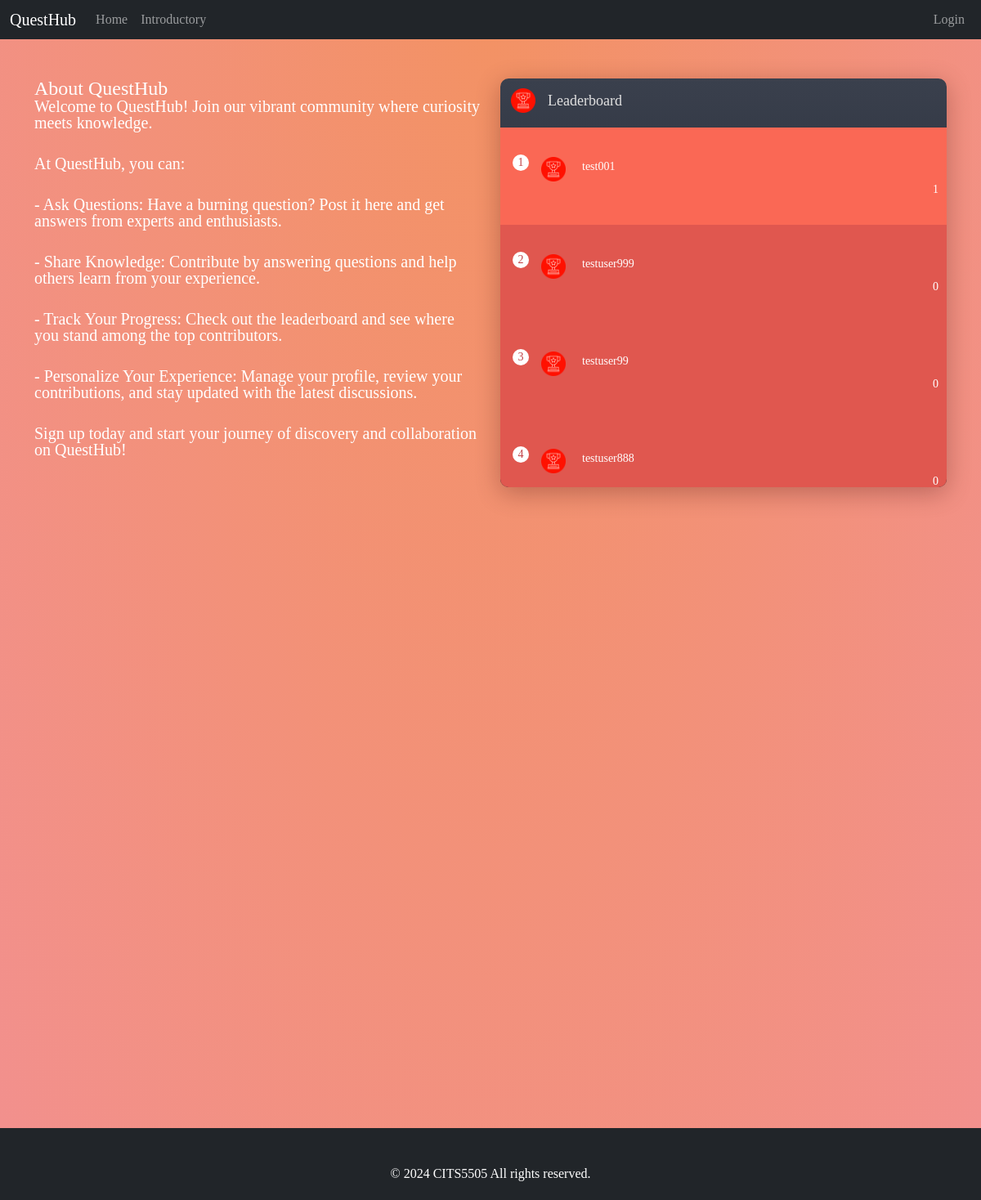
The page / on the database its author committed.
### model/database/db.py (models this page shows)
class User(db.Model):
    __tablename__='user'
    id = db.Column(db.Integer, primary_key=True)
    username = db.Column(db.String(80), unique=True, nullable=False,index=True)
    email = db.Column(db.String(120), unique=True, nullable=False,index=True)
    password = db.Column(db.String(256))
    money=db.Column(db.Integer,default=0)
    photopath=db.Column(db.String(120),nullable=False,default='default.png')

### app/routes.py (the view)
@main.route('/')
def index():
    users = User.query.order_by(User.money.desc()).all()
    return render_template('leaderboard.html', users=users)

### app/templates/leaderboard.html (shortened to what this page needs)
{% extends "base.html" %}
{% block content %}
    <div class="container mt-5 pt-5">
        <div class="row">
            <div class="col-lg-6 mb-5">
                <h1 class="extra-large-text">About QuestHub</h1>
                <p class="large-text" style="margin-bottom: 1.5em;">Welcome to QuestHub! Join our vibrant community where curiosity meets knowledge.</p>
                <p class="large-text" style="margin-bottom: 1.5em;">At QuestHub, you can:</p>
                <p class="large-text" style="margin-bottom: 1.5em;">- <strong>Ask Questions:</strong> Have a burning question? Post it here and get answers from experts and enthusiasts.</p>
                <p class="large-text" style="margin-bottom: 1.5em;">- <strong>Share Knowledge:</strong> Contribute by answering questions and help others learn from your experience.</p>
                <p class="large-text" style="margin-bottom: 1.5em;">- <strong>Track Your Progress:</strong> Check out the leaderboard and see where you stand among the top contributors.</p>
                <p class="large-text" style="margin-bottom: 1.5em;">- <strong>Personalize Your Experience:</strong> Manage your profile, review your contributions, and stay updated with the latest discussions.</p>
                <p class="large-text" style="margin-bottom: 1.5em;">Sign up today and start your journey of discovery and collaboration on QuestHub!</p>
            </div>
            <div class="col-lg-6">
                <div class="leaderboard" style="height: 500px; overflow-y: scroll;">
                    <h1 class="d-flex align-items-center extra-large-text">
                        <img src="../static/images/champ.png" alt="" width="30" height="30"/>
                        <div style="margin-left: 15px;">Leaderboard</div>
                    </h1>
                    <ol class="large-text">
                        {% for user in users %}
                            <li>
                                <img src="{{ url_for('static',filename='photo/'+user.photopath) }}" alt="User Avatar"
                                     width="30"
                                     height="30" style="margin-right: 10px;">
                                <mark style="position: absolute;left: 50px;top:5px;">{{ user.username }}</mark>
                                <small>{{ user.money }}</small>
                            </li>
                        {% endfor %}
                    </ol>
                </div>
            </div>
        </div>
    </div>
{% endblock %}

### app/static/css/mainpagestyle.css (style rules this page uses)
*, *::before, *::after { box-sizing: border-box; }
body { min-height: 450px; height: 100vh; margin: 0; background: radial-gradient(ellipse farthest-corner at center top, #f39264 0%, #f2908f 100%); color: #fff; font-family: "Open Sans", sans-serif; }
.leaderboard { background: linear-gradient(to bottom, #3a404d, #181c26); border-radius: 10px; box-shadow: 0 7px 30px rgba(62, 9, 11, 0.3); }
.leaderboard h1 { font-size: 18px; color: #e1e1e1; padding: 12px 13px 18px; }
.leaderboard ol { counter-reset: leaderboard; }
.leaderboard ol li { position: relative; z-index: 1; font-size: 14px; counter-increment: leaderboard; padding: 36px 10px 36px 50px; cursor: pointer; -webkit-backface-visibility: hidden; backface-visibility: hidden; transform: translateZ(0) scale(1, 1); }
.leaderboard ol li::before { content: counter(leaderboard); position: absolute; z-index: 2; top: 33px; left: 15px; width: 20px; height: 20px; line-height: 20px; color: #c24448; background: #fff; border-radius: 20px; text-align: center; }
.leaderboard ol li mark { position: absolute; z-index: 2; top: 0; left: 0; width: 100%; height: 100%; padding: 36px 10px 36px 50px; margin: 0; background: none; color: #fff; }
.leaderboard ol li mark::before, .leaderboard ol li mark::after { content: ""; position: absolute; z-index: 1; bottom: -11px; left: -9px; border-top: 10px solid #c24448; border-left: 10px solid transparent; transition: all 0.1s ease-in-out; opacity: 0; }
.leaderboard ol li mark::after { left: auto; right: -9px; border-left: none; border-right: 10px solid transparent; }
.leaderboard ol li small { position: relative; z-index: 2; display: block; text-align: right; }
.leaderboard ol li::after { content: ""; position: absolute; z-index: 1; top: 0; left: 0; width: 100%; height: 100%; background: #fa6855; box-shadow: 0 3px 0 rgba(0, 0, 0, 0.08); transition: all 0.3s ease-in-out; opacity: 0; }
.leaderboard ol li:nth-child(1) { background: #fa6855; }
.leaderboard ol li:nth-child(1)::after { background: #fa6855; }
.leaderboard ol li { background: #e0574f; }
.leaderboard ol li::after { background: #e0574f; box-shadow: 0 2px 0 rgba(0, 0, 0, 0.08); }
.leaderboard ol li mark::before, .leaderboard ol li mark::after { border-top: 6px solid #ba4741; bottom: -7px; }
html, body, div, span, applet, object, iframe, h1, h2, h3, h4, h5, h6, p, blockquote, pre, a, abbr, acronym, address, big, cite, code, del, dfn, em, img, ins, kbd, q, s, samp, small, strike, strong, sub, sup, tt, var, b, u, i, center, dl, dt, dd, ol, ul, li, fieldset, form, label, legend, table, caption, tbody, tfoot, thead, tr, th, td, article, aside, canvas, details, embed, figure, figcaption, footer, header, hgroup, menu, nav, output, ruby, section, summary, time, mark, audio, video { margin: 0; padding: 0; border: 0; font-size: 100%; font: inherit; vertical-align: baseline }
body { line-height: 1 }
ol, ul { list-style: none }
.large-text { font-size: 1.25rem; }
.extra-large-text { font-size: 1.5rem; }

### rows shown on the page
User: photopath (placeholder picture), username "test001", money "1"
User: photopath (placeholder picture), username "testuser999", money "0"
User: photopath (placeholder picture), username "testuser99", money "0"
User: photopath (placeholder picture), username "testuser888", money "0"
